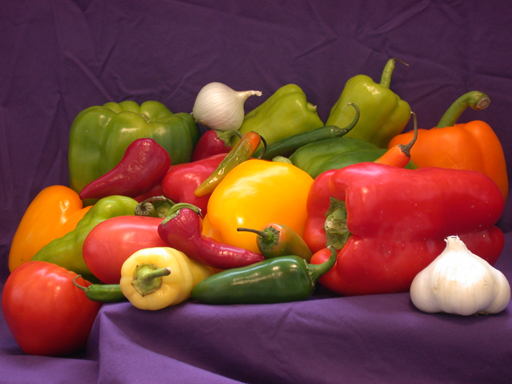
%> input picture TP1 - Perceptual Hash/peppers.png, 512 x 384 px
$ octave e2.m   (GNU Octave 9; MATLAB toolbox functions it lacks are replaced by stand-ins)
%> lines starting %> are read from the running program, lines starting %| are printed output that depends on the picture
### TP1 - Perceptual Hash/implot.m
## Copyright (C) 2017 Martino
##
## This program is free software; you can redistribute it and/or modify it
## under the terms of the GNU General Public License as published by
## the Free Software Foundation; either version 3 of the License, or
## (at your option) any later version.
##
## This program is distributed in the hope that it will be useful,
## but WITHOUT ANY WARRANTY; without even the implied warranty of
## MERCHANTABILITY or FITNESS FOR A PARTICULAR PURPOSE.  See the
## GNU General Public License for more details.
##
## You should have received a copy of the GNU General Public License
## along with this program.  If not, see <http://www.gnu.org/licenses/>.

## -*- texinfo -*-
## @deftypefn {Function File} {@var{retval} =} implot (@var{input1}, @var{input2})
##
## @seealso{}
## @end deftypefn

## Author: Martino <martino@martino-Link>
## Created: 2017-03-02

function  implot (image)
  imshow(imrotate(image,180))
endfunction

### TP1 - Perceptual Hash/colorHist.m
## Copyright (C) 2017 Martino
##
## This program is free software; you can redistribute it and/or modify it
## under the terms of the GNU General Public License as published by
## the Free Software Foundation; either version 3 of the License, or
## (at your option) any later version.
##
## This program is distributed in the hope that it will be useful,
## but WITHOUT ANY WARRANTY; without even the implied warranty of
## MERCHANTABILITY or FITNESS FOR A PARTICULAR PURPOSE.  See the
## GNU General Public License for more details.
##
## You should have received a copy of the GNU General Public License
## along with this program.  If not, see <http://www.gnu.org/licenses/>.

## -*- texinfo -*-
## @deftypefn {Function File} {@var{retval} =} colorHist (@var{input1}, @var{input2})
##
## @seealso{}
## @end deftypefn

## Author: Martino <martino@martino-Link>
## Created: 2017-03-02

function colorHist (component,color)
  [ch,~] = imhist(component);
  cc = [0 ch' 0];
  x = [0 0:255 255];
  f = fill(x,cc,color);
  set(f,'facealpha',0.5);
  xlim([0,255]);
endfunction

### TP1 - Perceptual Hash/e2.m
close all;
clear all;


function X=AWGNI(I,sigma=50)
  n= normrnd(0,sigma,size(I));
  X= uint8(double(I)+n);
endfunction

function X=SPNI(I,p=0.005,q=0.005)
  n = rand(size(I));
  X = I;
  X(find(n<=p))=uint8(0);
  X(find(n>p & n<=p+q))=uint8(255);
endfunction

function e=MSE(x,y)
  r = size(x);
  R = r(1)*r(2);
  e = sum(sum(power(double(x)-double(y),2)))/R;
endfunction

function psnr = PSNR(x,y)
  psnr=  10*log10(255^2/MSE(x,y));
endfunction

function sigma = RPSNR(db)
  sigma=1/(10^(db/10)/255^2);
endfunction

pkg load image;
graphics_toolkit ('gnuplot')


I = imread("peppers.png");
%> I is the input picture: size 384x512x3 uint8; mean R, G, B 120.8, 66.4, 57.6
I = rgb2gray(I);#r/3+g/3+b/3;
%> I: size 384x512 uint8

dI = im2double(I);
implot(dI)
figure()
u2dError = MSE(I,dI)
%> in MSE, `e = sum(sum(power(double(x)-double(y),2)))/R;`: e = 8768.3
%> u2dError = 8768.3

i=AWGNI(I);
%> in AWGNI, `X= uint8(double(I)+n);`:
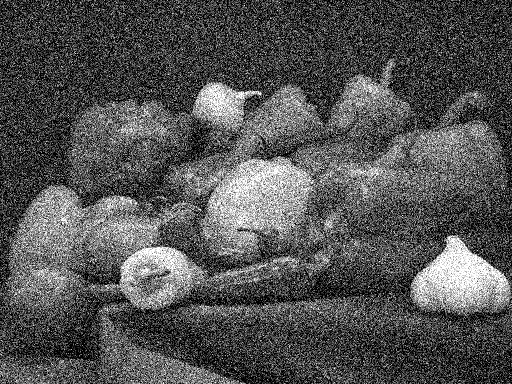
%> X: size 384x512 uint8; min 0, max 255, mean 83.8
psnr_GN = PSNR(i,I)
%> in PSNR, `psnr=  10*log10(255^2/MSE(x,y));`: psnr = 14.98
%> psnr_GN = 14.98
implot(i);
title(strcat(strcat('Gaussian Noise, PSNR: ',num2str(psnr_GN,'%5.2f')),' db'))
print('peppers_gn.png');
i= SPNI(I);
figure()
implot(i)
%> in implot (call 3), `imshow(imrotate(image,180))`:
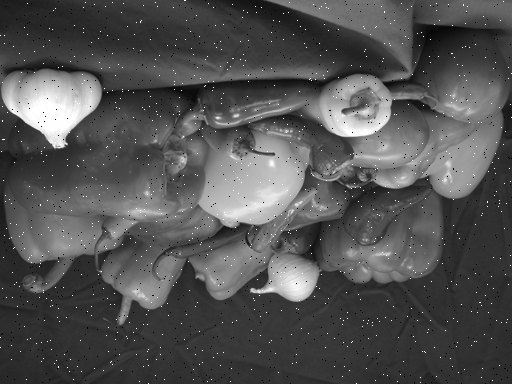
%> displayed picture: size 384x512, on the screen's scale of 0 to 255; min 0, max 255, mean 82.2; mean of the top-left, top-right, bottom-left and bottom-right quarters 82.5, 96.4, 79, 70.6

psnr_SP = PSNR(i,I)
%> psnr_SP = 24.77

title(strcat(strcat('Salt & Pepper Noise, PSNR: ',num2str(psnr_SP,'%5.2f')),' db'))
print('peppers_spn.png');


for psnr=[10,20,30,40]
  s = sqrt(RPSNR(psnr));
  i = AWGNI(I,s);
  mse = MSE(I,i)
  psnr = PSNR(I,i)
  t = strcat(num2str(psnr,'%5.0f'),'.png');

  figure()
  implot(i);
  title(strcat(strcat('PSNR: ',num2str(psnr,'%5.0f')),' db'));
  print(strcat('imgs/peppers_gn_',t));
  figure()
  colorHist(i,'black')
  title(strcat(strcat('Luminosity histogram, PSNR: ',num2str(psnr,'%5.0f')),' db'))
  xlabel('luminosity')
  ylabel('occurency')
  print(strcat('imgs/histo_gn_',t));
endfor
%> this loop made 4 passes
%> (mse, t) on passes 1 to 4: (4415.8, '12.png'), (625, '20.png'), (65.09, '30.png'), (6.55, '40.png')
%> pass 1, in AWGNI (call 2), `X= uint8(double(I)+n);`:
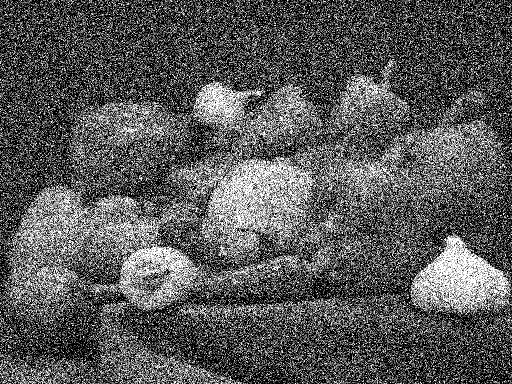
%> X: size 384x512 uint8; min 0, max 255, mean 89.2
%> pass 1, in implot (call 4), `imshow(imrotate(image,180))`:
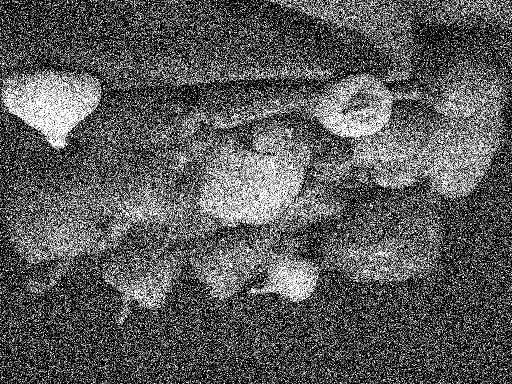
%> displayed picture: size 384x512, on the screen's scale of 0 to 255; min 0, max 255, mean 89.2; mean of the top-left, top-right, bottom-left and bottom-right quarters 89.1, 101.3, 87, 79.5
%> pass 1, `ylabel('occurency')`:
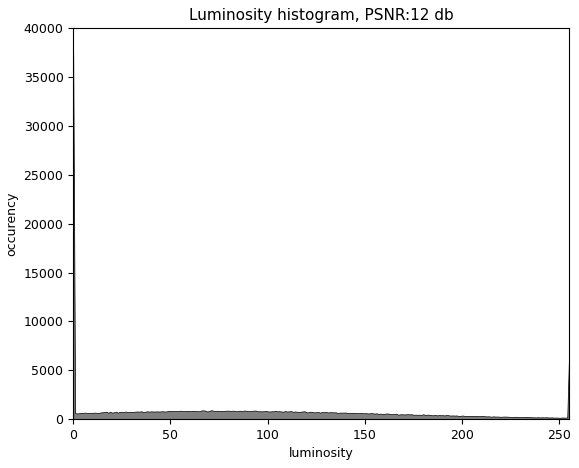
%> figure redrawn from the program's plot data
%> pass 2, in AWGNI (call 3), `X= uint8(double(I)+n);`:
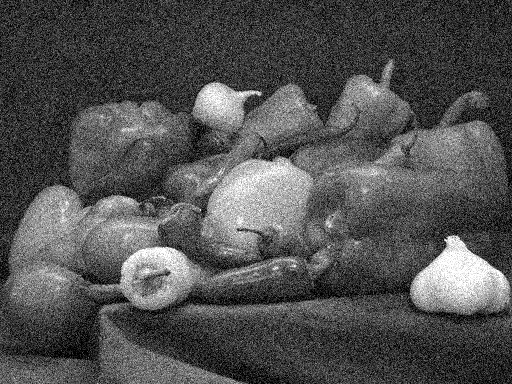
%> X: size 384x512 uint8; min 0, max 255, mean 81.7
%> pass 2, `ylabel('occurency')`:
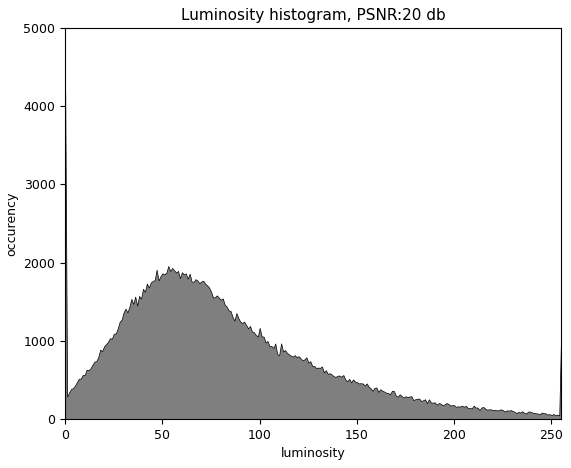
%> figure redrawn from the program's plot data
figure();

i= SPNI(I,0.0002,0.0002);
%> in SPNI (call 2), `X(find(n<=p))=uint8(0);`: X: size 384x512 uint8; min 0, max 255, mean 81.6
%> in SPNI (call 2), `X(find(n>p & n<=p+q))=uint8(255);`: X: size 384x512 uint8; min 0, max 255, mean 81.7; mean of the top-left, top-right, bottom-left and bottom-right quarters 70.1, 78.5, 96.1, 82
psnr_SP = PSNR(i,I)
%> psnr_SP = 38.98
implot(i)
title(strcat(strcat('Salt & Pepper Noise, PSNR: ',num2str(psnr_SP,'%5.2f')),' db'))
print('peppers_spn_40.png');
#print('peppers_spn.png');
